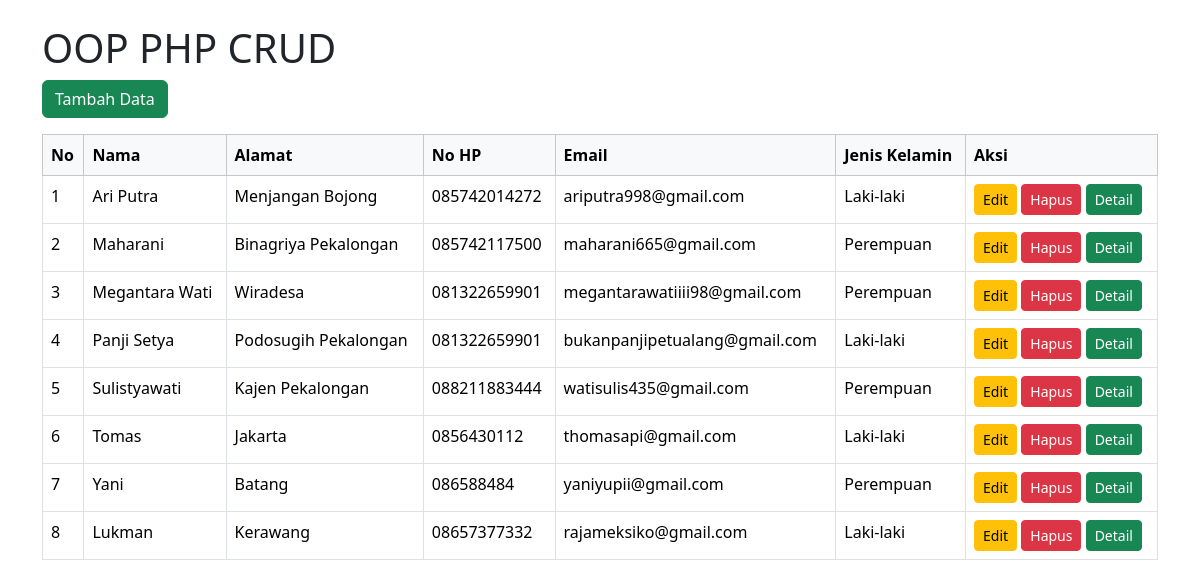
The page / on the database its author committed.
### tables this page shows
CREATE TABLE `tb_users` (
  `id` int(10) NOT NULL,
  `nama` varchar(255) NOT NULL,
  `alamat` varchar(255) NOT NULL,
  `nohp` char(13) NOT NULL,
  `foto` blob DEFAULT NULL,
  `jenis_kelamin` enum('Laki-laki','Perempuan') DEFAULT NULL,
  `email` varchar(255) DEFAULT NULL
);

### index.php (the view, shortened to what this page needs)
<?php
$servername = "localhost";
$username = "root";
$password = "";
$dbname = "db_php";
$conn = new mysqli($servername, $username, $password, $dbname);
$sql = "SELECT * FROM tb_users";
$result = $conn->query($sql);
?>
<!doctype html>
<html lang="en">
<head>
    <link href="https://cdn.jsdelivr.net/npm/bootstrap@5.3.3/dist/css/bootstrap.min.css" rel="stylesheet">
</head>
<body>
<div class="container mt-4">
    <h1>OOP PHP CRUD</h1>
    <a href="input.php" class="btn btn-success mb-3">Tambah Data</a>
    <table class="table table-bordered">
        <thead class="table-light">
            <tr>
                <th>No</th>
                <th>Nama</th>
                <th>Alamat</th>
                <th>No HP</th>
                <th>Email</th>
                <th>Jenis Kelamin</th>
                <th>Aksi</th>
            </tr>
        </thead>
        <tbody>
        <?php
        if ($result->num_rows > 0) {
            $no = 1;
            while($row = $result->fetch_assoc()) {
                echo "<tr>";
                echo "<td>" . $no++ . "</td>";
                echo "<td>" . $row['nama'] . "</td>";
                echo "<td>" . $row['alamat'] . "</td>";
                echo "<td>" . $row['nohp'] . "</td>";
                echo "<td>" . $row['email'] . "</td>";
                echo "<td>" . $row['jenis_kelamin'] . "</td>";
                echo "<td>
                        <a href='edit.php?id=" . $row['id'] . "' class='btn btn-warning btn-sm'>Edit</a>
                        <a href='hapus.php?id=" . $row['id'] . "' class='btn btn-danger btn-sm' onclick='return confirm(\"Yakin ingin menghapus data ini?\")'>Hapus</a>
                        <a href='detail.php?id=" . $row['id'] . "' class='btn btn-success btn-sm'>Detail</a>
                      </td>";
                echo "</tr>";
            }
        } else {
            echo "<tr><td colspan='7'>Tidak ada data</td></tr>";
        }
        ?>
        </tbody>
    </table>
</div>
</body>
</html>

### rows shown on the page
tb_users: nama "Ari Putra", alamat "Menjangan Bojong", nohp "085742014272", email "ariputra998@gmail.com", jenis_kelamin "Laki-laki"
tb_users: nama "Maharani", alamat "Binagriya Pekalongan", nohp "085742117500", email "maharani665@gmail.com", jenis_kelamin "Perempuan"
tb_users: nama "Megantara Wati", alamat "Wiradesa", nohp "081322659901", email "megantarawatiiii98@gmail.com", jenis_kelamin "Perempuan"
tb_users: nama "Panji Setya", alamat "Podosugih Pekalongan", nohp "081322659901", email "bukanpanjipetualang@gmail.com", jenis_kelamin "Laki-laki"
tb_users: nama "Sulistyawati", alamat "Kajen Pekalongan", nohp "088211883444", email "watisulis435@gmail.com", jenis_kelamin "Perempuan"
tb_users: nama "Tomas", alamat "Jakarta", nohp "0856430112", email "thomasapi@gmail.com", jenis_kelamin "Laki-laki"
tb_users: nama "Yani", alamat "Batang", nohp "086588484", email "yaniyupii@gmail.com", jenis_kelamin "Perempuan"
tb_users: nama "Lukman", alamat "Kerawang", nohp "08657377332", email "rajameksiko@gmail.com", jenis_kelamin "Laki-laki"
